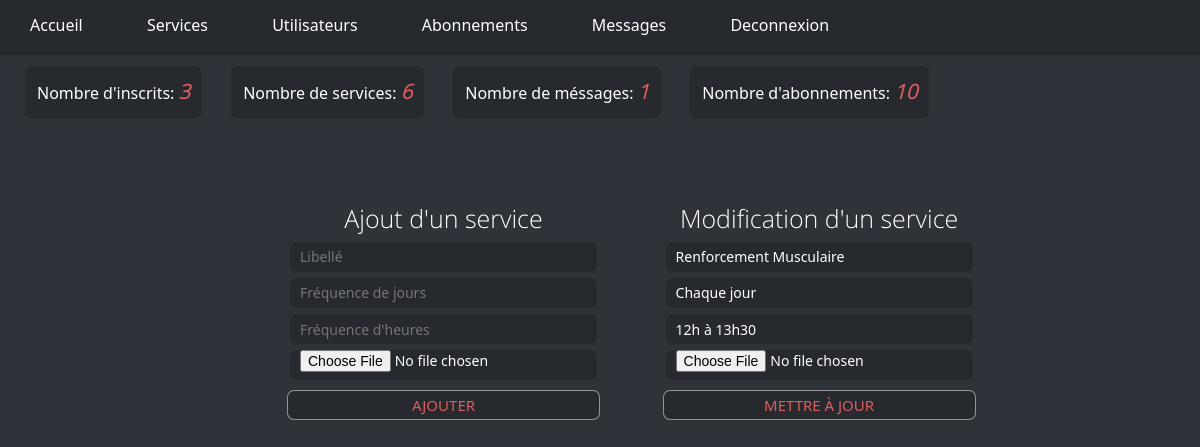
The page /admin/index.php?update&id=1 (signed in) on the database its author committed.
### tables this page shows
CREATE TABLE `services` (
  `num_service` int(11) NOT NULL,
  `libelle_service` varchar(50) NOT NULL,
  `jours` varchar(50) NOT NULL,
  `heure` varchar(50) NOT NULL,
  `image` text NOT NULL
);

### admin/index.php (the view, shortened to what this page needs)
<?php
	$pdo = new PDO('mysql:host=localhost; dbname=gym', 'root', '', array(PDO::MYSQL_ATTR_INIT_COMMAND => 'SET NAMES utf8'));
	$reqUser = $pdo->prepare("SELECT * FROM `utilisateurs`");
	$reqUser->execute();
	$nbUser = $reqUser->rowCount();
	$reqServ = $pdo->prepare("SELECT * FROM `services`");
	$reqServ->execute();
	$nbServ = $reqServ->rowCount();
	$listeSer = $reqServ->fetchAll();
	$tabId = array();
	foreach ($listeSer as $key) {
		array_push($tabId, $key['num_service']);
	}
	$reqMsg = $pdo->prepare("SELECT * FROM `messages`");
	$reqMsg->execute();
	$nbMsg = $reqMsg->rowCount();
	$reqAbm = $pdo->prepare("SELECT num_ab, adr_mail, libelle_service, jours, heure, date_ab FROM  `services` S, `abonnements` A, `utilisateurs` U WHERE `S`.num_service = `A`.num_service AND `A`.num_user = `U`.num_user");
	$reqAbm->execute();
	$nbAbm = $reqAbm->rowCount();
	if (isset($_GET['id']) AND is_numeric($_GET['id'])) {
		$id = intval($_GET['id']);
		if (in_array($id, $tabId)) {
			$reqServ2 = $pdo->prepare("SELECT * FROM `services` WHERE `num_service` = ?");
			$reqServ2->execute(array($id));
			$infoServ = $reqServ2->fetch();
			$libelleM = $infoServ['libelle_service'];
			$joursM = $infoServ['jours'];
			$heureM = $infoServ['heure'];
		}else{
			header("Location: services.php");
		}
	}
?>
<!DOCTYPE html>
<html>
<head>
	<link rel="stylesheet" type="text/css" href="../css/main.css">
</head>
<body>
	<?php  include 'menu.php';?>
	<div class="inform">
		<div class="leblock">
			<p>Nombre d'inscrits: <i class="nb"><?php echo $nbUser;?></i></p>
		</div>
		<div class="leblock">
			<p>Nombre de services: <i class="nb"><?php echo $nbServ;?></i></p>
		</div>
		<div class="leblock">
			<p>Nombre de méssages: <i class="nb"><?php echo $nbMsg;?></i></p>
		</div>
		<div class="leblock">
			<p>Nombre d'abonnements: <i class="nb"><?php echo $nbAbm;?></i></p>
		</div>
	</div>
	<center>
	<div class="corps-ajout">
		<div class="align">
			<h3>Ajout d'un service</h3>
			<form method="POST" id="ajout-service" action="" enctype="multipart/form-data">
				<div>
					<input type="text" name="libelle" required class="inputS" value="<?php if(isset($libelle)){echo $libelle;}?>" placeholder="Libellé">
				</div>
				<div>
					<input type="text" name="jours" required class="inputS" placeholder="Fréquence de jours" value="<?php if(isset($jours)){echo $jours;}?>">
				</div>
				<div>
					<input type="text" name="heure" required class="inputS" placeholder="Fréquence d'heures" value="<?php if(isset($heure)){echo $heure;}?>">
				</div>
				<div>
					<input type="file" name="img" required class="inputS" accept="image/*">
				</div>
				<div>
					<input type="submit" name="ajoutServ" value="Ajouter" class="submitS">
				</div>
			</form>
		</div>
		<div class="align">
			<h3>Modification d'un service</h3>
			<form method="POST" id="ajout-service" action="" enctype="multipart/form-data">
				<div>
					<input type="text" name="libelleM" required class="inputS" value="<?php if(isset($libelleM)){echo $libelleM;}?>" placeholder="Libellé">
				</div>
				<div>
					<input type="text" name="joursM" required class="inputS" placeholder="Fréquence de jours" value="<?php if(isset($joursM)){echo $joursM;}?>">
				</div>
				<div>
					<input type="text" name="heureM" required class="inputS" placeholder="Fréquence d'heures" value="<?php if(isset($heureM)){echo $heureM;}?>">
				</div>
				<div>
					<input type="file" name="imgM" required class="inputS" accept="image/*">
				</div>
				<div>
					<input type="submit" name="modifierServ" value="Mettre à jour" class="submitS">
				</div>
			</form>
		</div>
	</div>
</center>
</body>
</html>

### css/main.css (style rules this page uses)
* { padding: 0; margin: 0; outline: 0; font-family: Segoe UI; }
body { background: #2F3238; color: white; position: relative; z-index: 99; }
.leblock { margin-top: 1%; border-radius: 7px; display: inline-block; box-shadow: 0 1px 1px rgba(0, 0, 0, 0.25); background-color: #26292E; padding: 1%; margin-left: 25px; }
.nb { font-size: 20px; color: #DE5E60; font-weight: bolder; font-family: 'Open Sans Light'; }
.corps-ajout { margin-left: auto; margin-right: auto; text-align: center; margin-top: 7%; display: inline-flex; }
.inputS { background: #26292E; height: 30px; border: none; color: white; font-size: 14px; width: 297px; padding-left: 10px; border-radius: 7px; margin-top: 2%; }
.submitS { height: 30px; color: #DE5E60; width: 313px; font-size: 15px; border-radius: 7px; background: #26292E; border:1px solid rgba(255,255,255,.5); text-transform: uppercase; margin-bottom: 3%; margin-top: 3%; }
.align { margin-left: auto%; margin-right: 10%; }
.align h3 { font-weight: lighter; font-family: 'Open Sans Light'; font-size: 25px; }

### rows shown on the page
services: libelleM "Renforcement Musculaire", joursM "Chaque jour", heureM "12h à 13h30"

### other values the page prints
$nbUser "3"
$nbServ "6"
$nbMsg "1"
$nbAbm "10"
